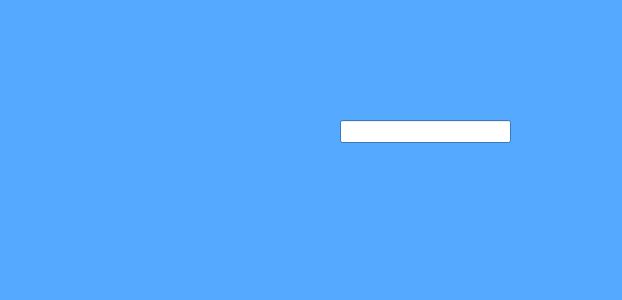
<?xml version="1.0" encoding="UTF-8"?>
<ui version="4.0">
 <class>MainWindow</class>
 <widget class="QMainWindow" name="MainWindow">
  <property name="geometry">
   <rect>
    <x>0</x>
    <y>0</y>
    <width>622</width>
    <height>300</height>
   </rect>
  </property>
  <property name="palette">
   <palette>
    <active>
     <colorrole role="Base">
      <brush brushstyle="SolidPattern">
       <color alpha="255">
        <red>255</red>
        <green>255</green>
        <blue>255</blue>
       </color>
      </brush>
     </colorrole>
     <colorrole role="Window">
      <brush brushstyle="SolidPattern">
       <color alpha="255">
        <red>85</red>
        <green>170</green>
        <blue>255</blue>
       </color>
      </brush>
     </colorrole>
    </active>
    <inactive>
     <colorrole role="Base">
      <brush brushstyle="SolidPattern">
       <color alpha="255">
        <red>255</red>
        <green>255</green>
        <blue>255</blue>
       </color>
      </brush>
     </colorrole>
     <colorrole role="Window">
      <brush brushstyle="SolidPattern">
       <color alpha="255">
        <red>85</red>
        <green>170</green>
        <blue>255</blue>
       </color>
      </brush>
     </colorrole>
    </inactive>
    <disabled>
     <colorrole role="Base">
      <brush brushstyle="SolidPattern">
       <color alpha="255">
        <red>85</red>
        <green>170</green>
        <blue>255</blue>
       </color>
      </brush>
     </colorrole>
     <colorrole role="Window">
      <brush brushstyle="SolidPattern">
       <color alpha="255">
        <red>85</red>
        <green>170</green>
        <blue>255</blue>
       </color>
      </brush>
     </colorrole>
    </disabled>
   </palette>
  </property>
  <property name="windowTitle">
   <string>MainWindow</string>
  </property>
  <widget class="QWidget" name="centralWidget">
   <widget class="QLabel" name="label">
    <property name="geometry">
     <rect>
      <x>30</x>
      <y>40</y>
      <width>221</width>
      <height>171</height>
     </rect>
    </property>
    <property name="text">
     <string/>
    </property>
    <property name="pixmap">
     <pixmap>../../../Downloads/home.png</pixmap>
    </property>
    <property name="scaledContents">
     <bool>true</bool>
    </property>
   </widget>
   <widget class="QLineEdit" name="lineEdit">
    <property name="geometry">
     <rect>
      <x>340</x>
      <y>120</y>
      <width>171</width>
      <height>23</height>
     </rect>
    </property>
   </widget>
  </widget>
 </widget>
 <layoutdefault spacing="6" margin="11"/>
 <resources/>
 <connections/>
</ui>
